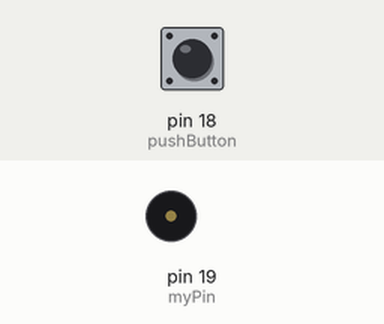
The sketch below on a simulated Arduino Uno, built with avr-gcc and run on an emulated ATmega328P. Parts: buzzer (waves = sounding). The test bench sets the inputs (shaded band); at power-on: pin 18 (pushButton) HIGH.

Above: at 1.06 s.
1.3 s: pin 18 (pushButton) pulled LOW for 3.2 s
At 6.9 s:
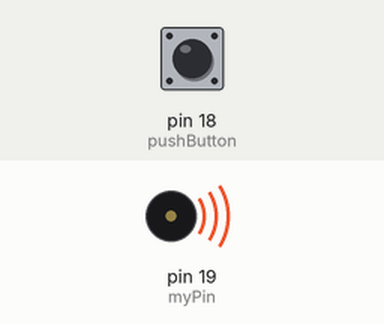
Timing chart, 0 to 12.0 s (numbered marks = the images above; inputs shaded):
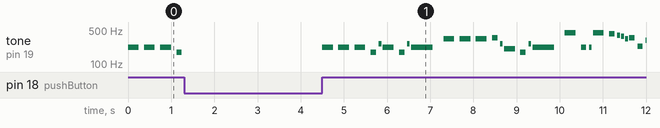

The sketch:

play_melody.ino
```cpp
/*
  Star Wars przeróbka z dwóch innych szkiców
  * 8-ohm speaker on digital pin 8
  http://www.arduino.cc/en/Tutorial/Tone

*/
#include "pitches.h"

// nutki
int melody[] = {
    //  NOTE_C4, NOTE_G3, NOTE_G3, NOTE_A3, NOTE_G3, 0, NOTE_B3, NOTE_C4 // oryginalna muzyczka
    // Star Wars anthem
    NOTE_A3, NOTE_A3, NOTE_A3, NOTE_F3, NOTE_C4,
    NOTE_A3, NOTE_F3, NOTE_C4, NOTE_A3,
    NOTE_E4, NOTE_E4, NOTE_E4, NOTE_F4, NOTE_C4,
    NOTE_GS3, NOTE_F3, NOTE_C4, NOTE_A3,
    NOTE_A4, NOTE_A3, NOTE_A3, NOTE_A4, NOTE_GS4, NOTE_G4,
    NOTE_FS4, NOTE_E4, NOTE_F4, NOTE_AS3, NOTE_DS4, NOTE_D4, NOTE_CS4,
    NOTE_C4, NOTE_B3, NOTE_C4, NOTE_F3, NOTE_GS3, NOTE_F3, NOTE_A3,
    NOTE_C4, NOTE_A3, NOTE_C4, NOTE_E4,
    NOTE_A4, NOTE_A3, NOTE_A3, NOTE_A4, NOTE_GS4, NOTE_G4,
    NOTE_FS4, NOTE_E4, NOTE_F4, NOTE_AS3, NOTE_DS4, NOTE_D4, NOTE_CS4,
    NOTE_C4, NOTE_B3, NOTE_C4, NOTE_F3, NOTE_GS3, NOTE_F3, NOTE_C4,
    NOTE_A3, NOTE_F3, NOTE_C4, NOTE_A3
};

// note durations: 4 = quarter note, 8 = eighth note, etc.:
int noteDurations[] = {
  4,  4,  4,  8,  16,
  4,  8,  16, 2,
  4,  4,  4,  8,  16,
  4,  8,  16, 2,
  4,  8,  16, 4,  8,  16,
  16, 16, 8,  8,  4,  8,  16,
  16, 16, 8, 8, 4, 8, 16,
  4, 8, 16, 2,
  4, 8, 16, 4, 8, 16,
  16, 16, 8, 8, 4, 8, 16,
  16, 16, 8, 8, 4, 8, 16,
  4, 8, 16, 2,
};

int myPin = 19;       // pin Analog 5 - tu podłączony jest bzykacz
int nPins = 68;       // melodia ma 68 nut
int pushButton = 18;  // pin Analog 4 startuje muzyczkę

void grajCyganie() {
  for (int thisNote = 0; thisNote < nPins; thisNote++) {
      // graj dopóki wciśnięty jest przycisk (Analog pin 4 ma stan HIGH)
      if (digitalRead(pushButton) == LOW) {
        break;
      } else {
        // to calculate the note duration, take one second
        // divided by the note type.
        //e.g. quarter note = 1000 / 4, eighth note = 1000/8, etc.
        int noteDuration = 1000 / noteDurations[thisNote];
        tone(myPin, melody[thisNote], noteDuration);
        // to distinguish the notes, set a minimum time between them.
        // the note's duration + 30% seems to work well:
        int pauseBetweenNotes = noteDuration * 1.50;
        delay(pauseBetweenNotes);
        // stop the tone playing:
        noTone(myPin);
    }
  }
}

void nieGraj() {
    noTone(myPin);
}

void setup() {
  pinMode(pushButton, INPUT_PULLUP);
}

void loop() {
  if (digitalRead(pushButton) == HIGH) {
      grajCyganie();
   }
//  delay(1);        // delay in between reads for stability
}
```

pitches.h
```cpp
/*************************************************
 * Public Constants
 *************************************************/

#define NOTE_B0  31
#define NOTE_C1  33
#define NOTE_CS1 35
#define NOTE_D1  37
#define NOTE_DS1 39
#define NOTE_E1  41
#define NOTE_F1  44
#define NOTE_FS1 46
#define NOTE_G1  49
#define NOTE_GS1 52
#define NOTE_A1  55
#define NOTE_AS1 58
#define NOTE_B1  62
#define NOTE_C2  65
#define NOTE_CS2 69
#define NOTE_D2  73
#define NOTE_DS2 78
#define NOTE_E2  82
#define NOTE_F2  87
#define NOTE_FS2 93
#define NOTE_G2  98
#define NOTE_GS2 104
#define NOTE_A2  110
#define NOTE_AS2 117
#define NOTE_B2  123
#define NOTE_C3  131
#define NOTE_CS3 139
#define NOTE_D3  147
#define NOTE_DS3 156
#define NOTE_E3  165
#define NOTE_F3  175
#define NOTE_FS3 185
#define NOTE_G3  196
#define NOTE_GS3 208
#define NOTE_A3  220
#define NOTE_AS3 233
#define NOTE_B3  247
#define NOTE_C4  262
#define NOTE_CS4 277
#define NOTE_D4  294
#define NOTE_DS4 311
#define NOTE_E4  330
#define NOTE_F4  349
#define NOTE_FS4 370
#define NOTE_G4  392
#define NOTE_GS4 415
#define NOTE_A4  440
#define NOTE_AS4 466
#define NOTE_B4  494
#define NOTE_C5  523
#define NOTE_CS5 554
#define NOTE_D5  587
#define NOTE_DS5 622
#define NOTE_E5  659
#define NOTE_F5  698
#define NOTE_FS5 740
#define NOTE_G5  784
#define NOTE_GS5 831
#define NOTE_A5  880
#define NOTE_AS5 932
#define NOTE_B5  988
#define NOTE_C6  1047
#define NOTE_CS6 1109
#define NOTE_D6  1175
#define NOTE_DS6 1245
#define NOTE_E6  1319
#define NOTE_F6  1397
#define NOTE_FS6 1480
#define NOTE_G6  1568
#define NOTE_GS6 1661
#define NOTE_A6  1760
#define NOTE_AS6 1865
#define NOTE_B6  1976
#define NOTE_C7  2093
#define NOTE_CS7 2217
#define NOTE_D7  2349
#define NOTE_DS7 2489
#define NOTE_E7  2637
#define NOTE_F7  2794
#define NOTE_FS7 2960
#define NOTE_G7  3136
#define NOTE_GS7 3322
#define NOTE_A7  3520
#define NOTE_AS7 3729
#define NOTE_B7  3951
#define NOTE_C8  4186
#define NOTE_CS8 4435
#define NOTE_D8  4699
#define NOTE_DS8 4978
```

Measured:
- by itself, tone on pin 19 (myPin): plays 220 Hz for 0.25 s, 220 Hz for 0.25 s, 220 Hz for 0.25 s, 175 Hz for 0.13 s, 262 Hz for 0.06 s, 220 Hz for 0.25 s … (29 notes in this stretch)
